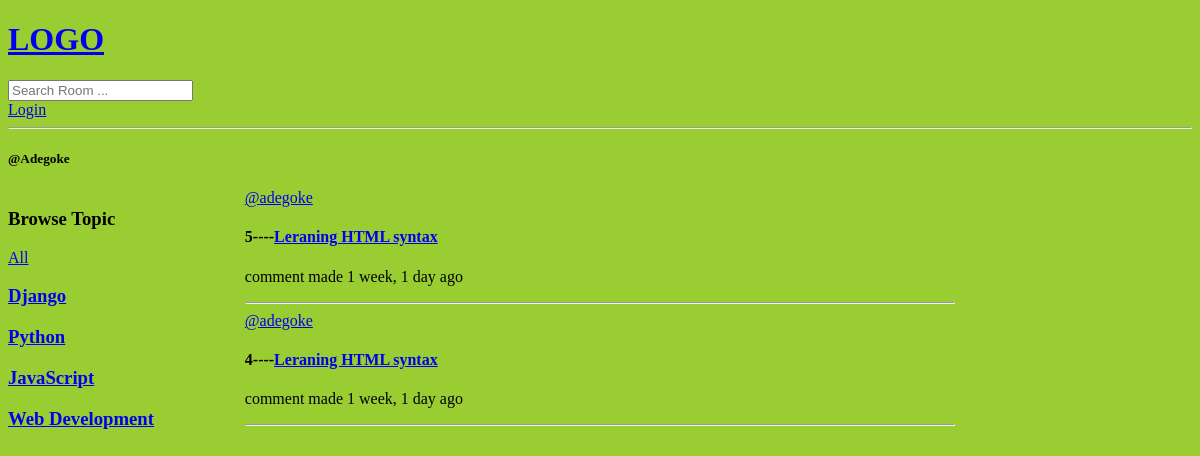
Page /profile/1/ on the earlier database version.
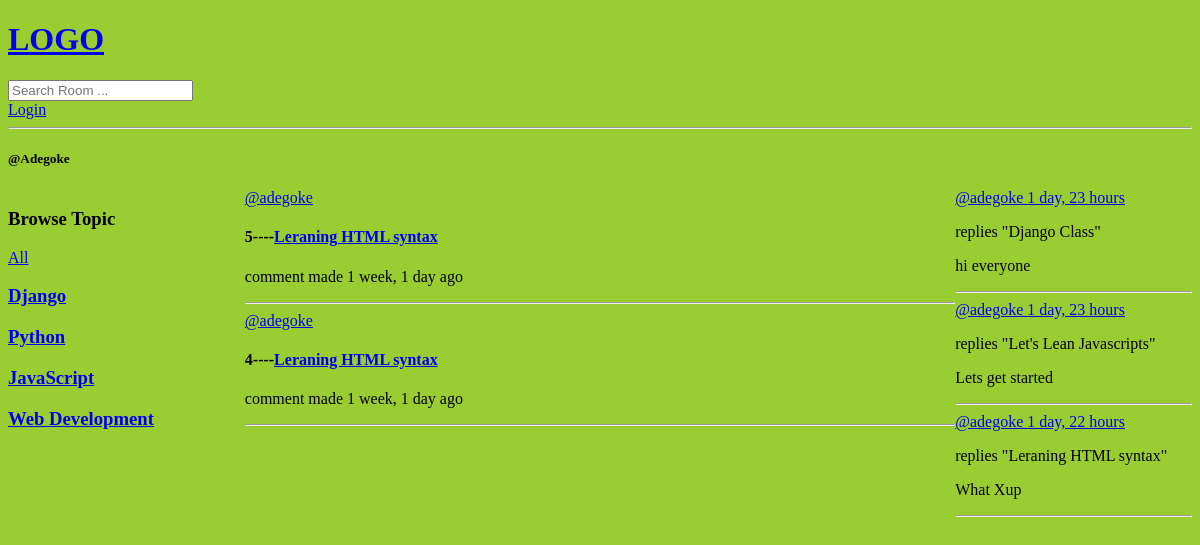
Same page on the later database version.
### tunde/models.py (models this page shows, shortened)
class Topic(models.Model):
    name=models.CharField(max_length=200)

class Room(models.Model):
    host=models.ForeignKey(User,  on_delete=models.SET_NULL, null=True)
    topic=models.ForeignKey(Topic, on_delete=models.SET_NULL, null=True)
    name=models.CharField(max_length=300)
    description=models.TextField(blank=True)
    participants=models.ManyToManyField(User, related_name='participants', blank=True)
    created_date=models.DateTimeField(auto_now_add=True)
    updated_date=models.DateTimeField(auto_now=True)
    class Meta:
        ordering = ['-created_date', '-updated_date']
    def __str__(self):
        return self.name

class Message(models.Model):
    user=models.ForeignKey(User, on_delete=models.CASCADE)
    room=models.ForeignKey(Room, on_delete=models.CASCADE)
    body=models.TextField(blank=True)
    created_date=models.DateTimeField(auto_now_add=True)
    updated_date=models.DateTimeField(auto_now=True)

### tunde/views.py (the view)
# urls.py: path('profile/<str:pk>/', views.userProfile, name='profile'),
def userProfile(request, pk):
    user=User.objects.get(id=pk)
    rooms=user.room_set.all()
    room_messages=user.message_set.all()
    topics=Topic.objects.all()
    context={'user': user, 'rooms': rooms, 'topics': topics, 'room_messages': room_messages}
    return render(request, 'tunde/profile.html', context)

### tunde/templates/tunde/profile.html (shortened to what this page needs)
{% extends 'main.html' %}
{% block content %}
<h5>@{{user.username|capfirst}}</h5>
<div  class="profile">
    <div>
        {% include 'tunde/topics_component.html'  %}
    </div>
    <div>
        {% include 'tunde/feeds_components.html' %}
    </div>
    <div>
        {% include 'tunde/activity_component.html' %}
    </div>
</div>
{% endblock content %}

### templates/main.html (shortened to what this page needs)
<!DOCTYPE html>
{% load static %}
<html lang="en">
<head>
    <link rel="stylesheet" href="{% static 'styles/main.css' %}">
</head>
<body>
    {% include 'navbar.html' %}
    {% block content %}
    {% endblock content %}
</body>
</html>

### templates/navbar.html
<h1><a href="{% url 'home' %}">LOGO</a></h1>
<form action="{% url 'home' %}">
    <input type="text" placeholder="Search Room ..." name="q">
</form>
{% if request.user.is_authenticated %}
<p> Hello {{request.user|capfirst}}</p>
<a href="{% url 'logout' %}">Logout</a>
{% else %}
<a href="{% url 'login' %}">Login</a>
{% endif %}
<hr>

### tunde/templates/tunde/topics_component.html
<h3>Browse Topic</h3>
        <a href="{% url 'home' %}">All</a>
            {% for topic in topics  %}
               <h3><a href="{% url 'home' %}?q={{topic.name}}">{{topic.name}}</a></h3>
            {% endfor %}

### tunde/templates/tunde/feeds_components.html (shortened to what this page needs)
{% for x  in rooms  %}
<a href="{% url 'profile' x.host.id %}">@{{x.host}}</a>
<h4>{{x.id}}----<a href="{% url 'room' x.id %}">{{x.name}}</a></h4>
<p> comment made {{x.created_date|timesince}} ago</p>
<hr>
{% endfor %}

### tunde/templates/tunde/activity_component.html (shortened to what this page needs)
{% for x in room_messages  %}
<a href="{% url 'profile' x.user.id %}">@{{x.user}} {{x.created_date|timesince}}</a>
<p>replies "{{x.room}}"</p>
<p>{{x.body}}</p>
<hr>
{% endfor %}

### static/styles/main.css (style rules this page uses)
body { background-color: yellowgreen; }

### tunde/templates/tunde/profile.html (style rules this page uses)
.profile { display: grid; grid-template-columns: 1fr 3fr 1fr; }

Differences in the rows shown:
added Message: user "adegoke", created_date "1 day, 23 hours", room "Django Class", body "hi everyone"
added Message: user "adegoke", created_date "1 day, 23 hours", room "Let's Lean Javascripts", body "Lets get started"
added Message: user "adegoke", created_date "1 day, 22 hours", room "Leraning HTML syntax", body "What Xup"
